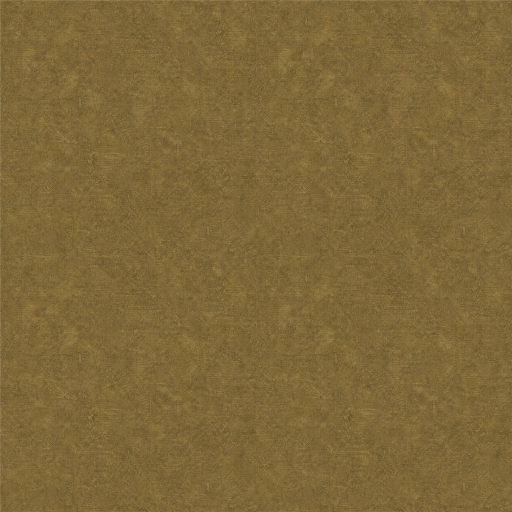
#> input picture assets/ui/cosmetic_plate_v1.png, 1024 x 1024 px (shown at 1/2 size)
$ python build_cosmetic_art.py
#> lines starting #> are read from the running program, lines starting #| are printed output that depends on the picture
"""Write the inventory's Cosmetics page art from its generated masters.

`assets/ui/cosmetic_plate_v1.png` (/codex-imagegen) is a seamless gold-brown plate; it is
scaled to the 256 px tile `InventoryPanel.tsx` repeats. `assets/ui/cosmetic_cat_master.png`
is the Celestial Cat on transparency; it is cropped to its alpha bounds, centred on a
square and scaled to twice the size the strip and the Pet slot draw it at.

    python tools/build_cosmetic_art.py
"""
from __future__ import annotations

import pathlib

from PIL import Image

ROOT = pathlib.Path(__file__).resolve().parent.parent
PUBLIC = ROOT / "apps" / "web" / "public"
PLATE_SRC = ROOT / "assets" / "ui" / "cosmetic_plate_v1.png"
PLATE_DST = PUBLIC / "textures" / "ui" / "cosmetic_plate_v1.webp"
PLATE_TILE = 256
CAT_SRC = ROOT / "assets" / "ui" / "cosmetic_cat_master.png"
CAT_DST = PUBLIC / "hud" / "cosmetic_celestial_cat.webp"
CAT_SIZE = 128
# Alpha at or below this is the model's soft haze, not the cat.
SOLID = 24


def main() -> None:
    plate = Image.open(PLATE_SRC).convert("RGB").resize((PLATE_TILE, PLATE_TILE), Image.LANCZOS)
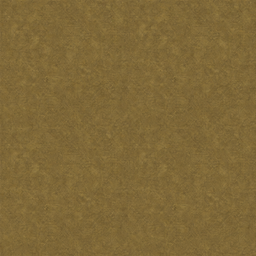
#> plate: PIL image 256x256 RGB; mean R, G, B 126.8, 103.9, 55.7
    plate.save(PLATE_DST, "WEBP", quality=82, method=6)
#> (the run stopped early here; a loop or call above may not have finished)
